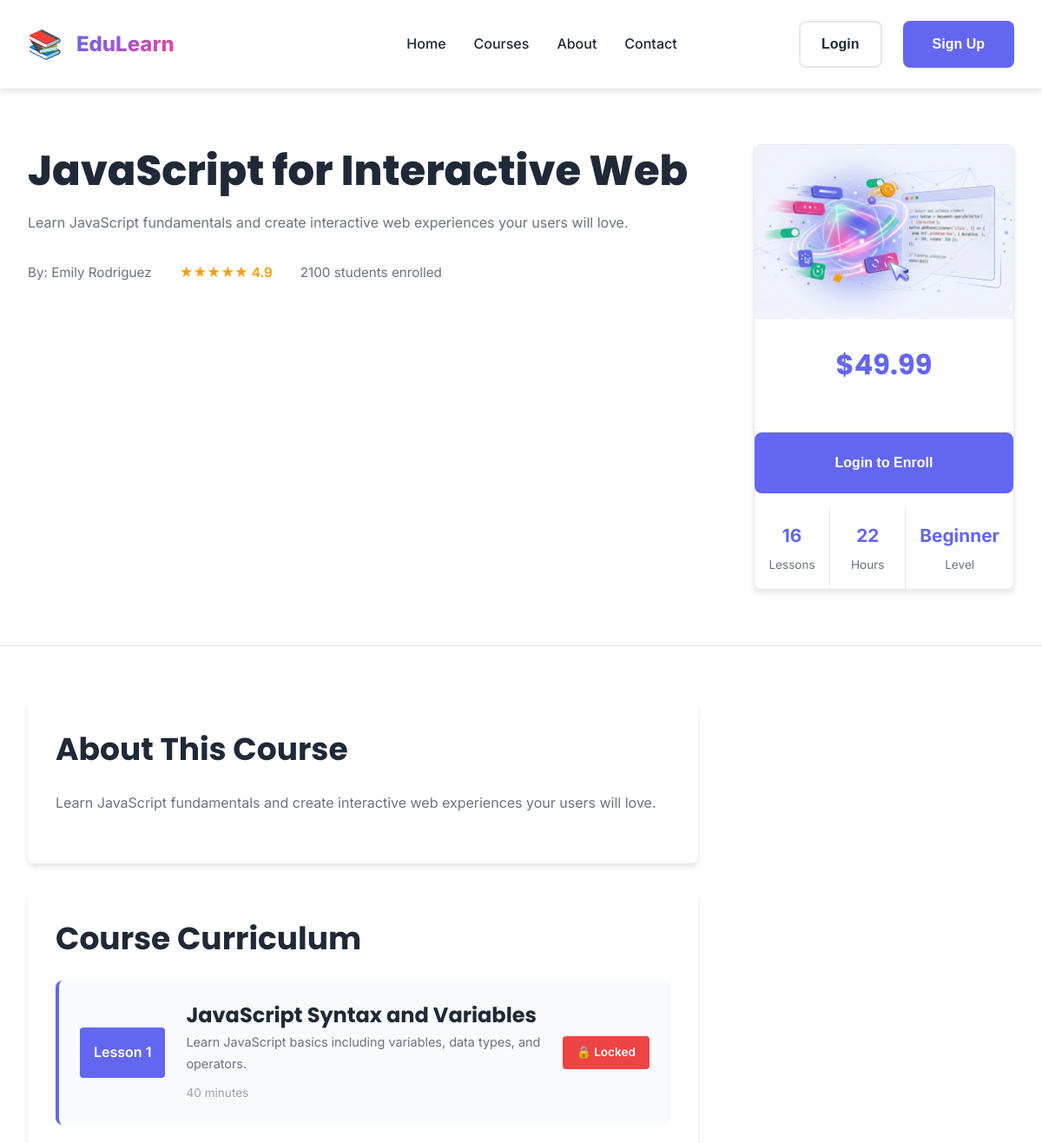
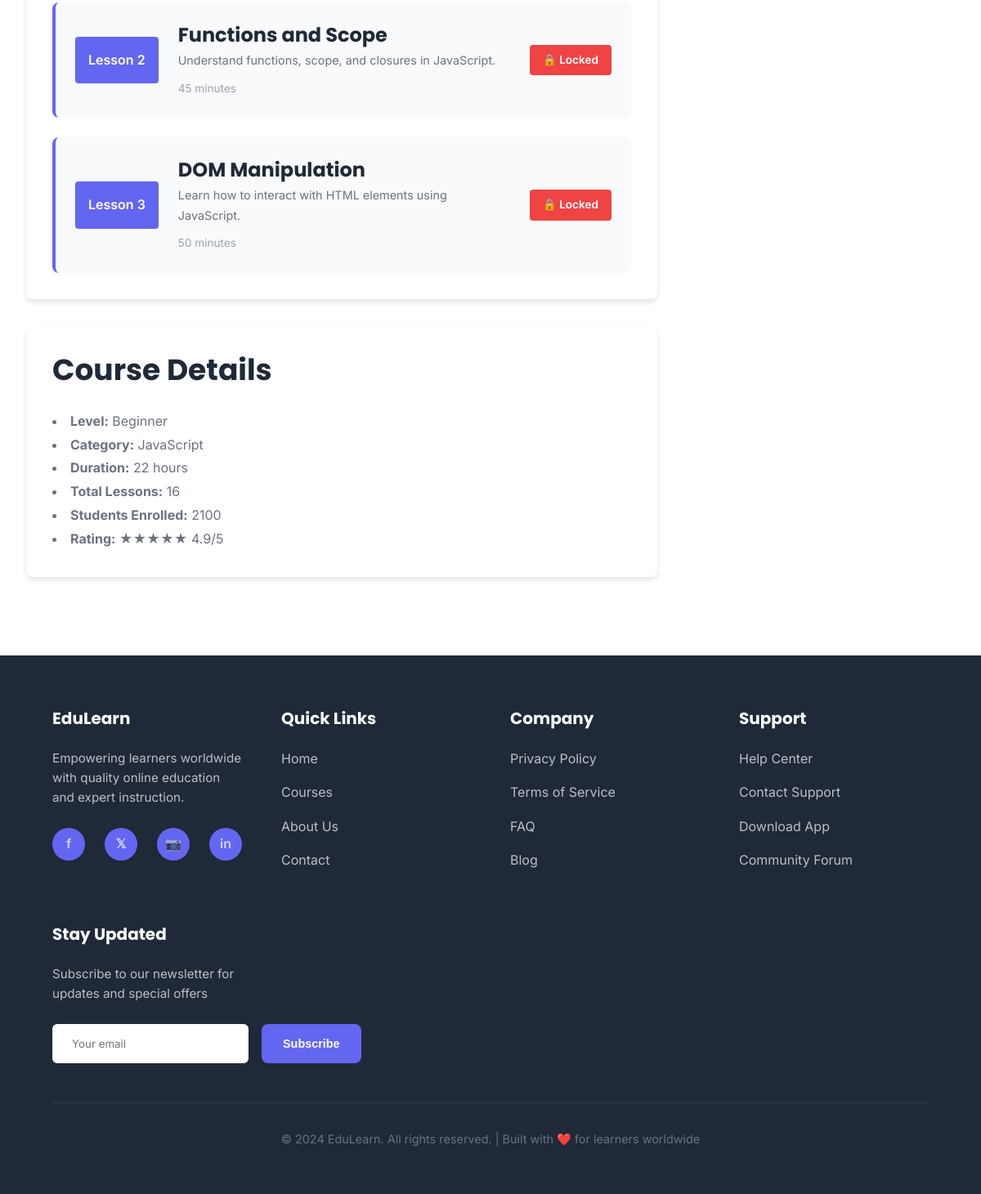
The app's page /pages/course-detail-enhanced.php?id=3 with its own data (2 pictures, top to bottom).
### tables this page shows
CREATE TABLE IF NOT EXISTS courses (
    id INT AUTO_INCREMENT PRIMARY KEY,
    title VARCHAR(255) NOT NULL,
    description TEXT NOT NULL,
    category VARCHAR(100) NOT NULL,
    instructor_id INT NOT NULL,
    thumbnail VARCHAR(255),
    level ENUM('beginner', 'intermediate', 'advanced') DEFAULT 'beginner',
    price DECIMAL(10, 2) DEFAULT 0.00,
    rating DECIMAL(3, 1) DEFAULT 0.0,
    students_count INT DEFAULT 0,
    duration_hours INT,
    lessons_count INT,
    status ENUM('published', 'draft', 'archived') DEFAULT 'published',
    created_at TIMESTAMP DEFAULT CURRENT_TIMESTAMP,
    updated_at TIMESTAMP DEFAULT CURRENT_TIMESTAMP ON UPDATE CURRENT_TIMESTAMP,
    FOREIGN KEY (instructor_id) REFERENCES users(id),
    INDEX (category),
    INDEX (instructor_id)
);

CREATE TABLE IF NOT EXISTS users (
    id INT AUTO_INCREMENT PRIMARY KEY,
    fullname VARCHAR(100) NOT NULL,
    email VARCHAR(100) NOT NULL UNIQUE,
    phone VARCHAR(20),
    password VARCHAR(255) NOT NULL,
    profile_picture VARCHAR(255),
    bio TEXT,
    role ENUM('student', 'instructor', 'admin') DEFAULT 'student',
    status ENUM('active', 'inactive', 'suspended') DEFAULT 'active',
    created_at TIMESTAMP DEFAULT CURRENT_TIMESTAMP,
    updated_at TIMESTAMP DEFAULT CURRENT_TIMESTAMP ON UPDATE CURRENT_TIMESTAMP,
    INDEX (email),
    INDEX (role)
);

CREATE TABLE IF NOT EXISTS lessons (
    id INT AUTO_INCREMENT PRIMARY KEY,
    course_id INT NOT NULL,
    title VARCHAR(255) NOT NULL,
    description TEXT,
    video_url VARCHAR(255),
    content TEXT,
    duration_minutes INT,
    lesson_number INT,
    resources VARCHAR(255),
    quiz_available BOOLEAN DEFAULT FALSE,
    status ENUM('published', 'draft') DEFAULT 'published',
    created_at TIMESTAMP DEFAULT CURRENT_TIMESTAMP,
    updated_at TIMESTAMP DEFAULT CURRENT_TIMESTAMP ON UPDATE CURRENT_TIMESTAMP,
    FOREIGN KEY (course_id) REFERENCES courses(id),
    INDEX (course_id)
);

### pages/course-detail-enhanced.php (the view, shortened to what this page needs)
<?php
include '../includes/header.php';
include '../includes/db_connection.php';
$default_course_image = 'course-placeholder.png';
$course_id = isset($_GET['id']) ? intval($_GET['id']) : 0;
$is_logged_in = isset($_SESSION['logged_in']) && $_SESSION['logged_in'] === true;
$course_query = "SELECT c.*, u.fullname as instructor_name FROM courses c LEFT JOIN users u ON c.instructor_id = u.id WHERE c.id = " . $course_id;
$course_result = mysqli_query($connection, $course_query);
$course = mysqli_fetch_assoc($course_result);
$is_enrolled = false;
$lessons_query = "SELECT * FROM lessons WHERE course_id = " . $course_id . " AND status = 'published' ORDER BY lesson_number";
$lessons_result = mysqli_query($connection, $lessons_query);
$lessons = array();
if ($lessons_result) {
    while ($row = mysqli_fetch_assoc($lessons_result)) {
        $lessons[] = $row;
    }
}
function get_course_image($thumbnail, $path_prefix, $default) {
    if (!empty($thumbnail)) {
        return $path_prefix . 'images/' . htmlspecialchars($thumbnail);
    }
    return $path_prefix . 'images/' . $default;
}
?>
<section class="course-header-section">
    <div class="container">
        <div class="course-header-content">
            <div class="course-header-left">
                <h1><?php echo htmlspecialchars($course['title']); ?></h1>
                <p class="course-description"><?php echo htmlspecialchars($course['description']); ?></p>
                <div class="course-info">
                    <span class="instructor">By: <?php echo htmlspecialchars($course['instructor_name'] ?? 'Unknown'); ?></span>
                    <span class="rating">★★★★★ <?php echo htmlspecialchars($course['rating']); ?></span>
                    <span class="students"><?php echo $course['students_count']; ?> students enrolled</span>
                </div>
            </div>
            <div class="course-header-right">
                <div class="course-card-sidebar">
                    <img
                        src="<?php echo get_course_image($course['thumbnail'], $path_prefix, $default_course_image); ?>"
                        alt="<?php echo htmlspecialchars($course['title']); ?>"
                        class="course-thumbnail"
                        onerror="this.src='<?php echo $path_prefix; ?>images/<?php echo $default_course_image; ?>'">
                    <div class="course-pricing">
                        <h2 class="price">$<?php echo number_format($course['price'], 2); ?></h2>
                    </div>
                    <?php if ($is_logged_in): ?>
                        <?php if ($is_enrolled): ?>
                            <button class="btn btn-success btn-large">✓ Already Enrolled</button>
                        <?php else: ?>
                            <form method="POST" action="../includes/process-enroll.php" style="width: 100%;">
                                <input type="hidden" name="course_id" value="<?php echo $course['id']; ?>">
                                <button type="submit" class="btn btn-primary btn-large">Enroll Now</button>
                            </form>
                        <?php endif; ?>
                    <?php else: ?>
                        <button class="btn btn-primary btn-large" onclick="window.location.href='login.php'">Login to Enroll</button>
                    <?php endif; ?>
                    <div class="course-meta-info">
                        <div class="meta-item">
                            <strong><?php echo $course['lessons_count'] ?? 0; ?></strong>
                            <span>Lessons</span>
                        </div>
                        <div class="meta-item">
                            <strong><?php echo $course['duration_hours'] ?? 0; ?></strong>
                            <span>Hours</span>
                        </div>
                        <div class="meta-item">
                            <strong><?php echo ucfirst($course['level']); ?></strong>
                            <span>Level</span>
                        </div>
                    </div>
                </div>
            </div>
        </div>
    </div>
</section>
<section class="course-content-section">
    <div class="container">
        <div class="course-content-layout">
            <div class="course-main">
                <div class="course-section">
                    <h2>About This Course</h2>
                    <p><?php echo htmlspecialchars($course['description']); ?></p>
                </div>
                <?php if (!empty($lessons)): ?>
                    <div class="course-section">
                        <h2>Course Curriculum</h2>
                        <div class="lessons-list">
                            <?php foreach ($lessons as $index => $lesson): ?>
                                <div class="lesson-item">
                                    <div class="lesson-number">Lesson <?php echo $lesson['lesson_number']; ?></div>
                                    <div class="lesson-content">
                                        <h3><?php echo htmlspecialchars($lesson['title']); ?></h3>
                                        <p><?php echo htmlspecialchars($lesson['description'] ?? ''); ?></p>
                                        <span class="lesson-duration"><?php echo $lesson['duration_minutes']; ?> minutes</span>
                                    </div>
                                    <?php if (!$is_enrolled): ?>
                                        <span class="lesson-lock">🔒 Locked</span>
                                    <?php else: ?>
                                        <span class="lesson-unlock">📖 Available</span>
                                    <?php endif; ?>
                                </div>
                            <?php endforeach; ?>
                        </div>
                    </div>
                <?php endif; ?>
                <div class="course-section">
                    <h2>Course Details</h2>
                    <ul>
                        <li><strong>Level:</strong> <?php echo ucfirst($course['level']); ?></li>
                        <li><strong>Category:</strong> <?php echo htmlspecialchars($course['category']); ?></li>
                        <li><strong>Duration:</strong> <?php echo $course['duration_hours']; ?> hours</li>
                        <li><strong>Total Lessons:</strong> <?php echo $course['lessons_count']; ?></li>
                        <li><strong>Students Enrolled:</strong> <?php echo $course['students_count']; ?></li>
                        <li><strong>Rating:</strong> ★★★★★ <?php echo $course['rating']; ?>/5</li>
                    </ul>
                </div>
            </div>
        </div>
    </div>
</section>
<?php
include '../includes/footer.php';
?>

### records on screen
courses: title "JavaScript for Interactive Web", description "Learn JavaScript fundamentals and create interactive web experiences your users will love.", instructor.fullname "Emily Rodriguez", rating "4.9", students_count "2100", thumbnail (picture), price "49.99", lessons_count "16", duration_hours "22", level "Beginner", category "JavaScript"
lessons: lesson_number "1", title "JavaScript Syntax and Variables", description "Learn JavaScript basics including variables, data types, and operators.", duration_minutes "40"
lessons: lesson_number "2", title "Functions and Scope", description "Understand functions, scope, and closures in JavaScript.", duration_minutes "45"
lessons: lesson_number "3", title "DOM Manipulation", description "Learn how to interact with HTML elements using JavaScript.", duration_minutes "50"
